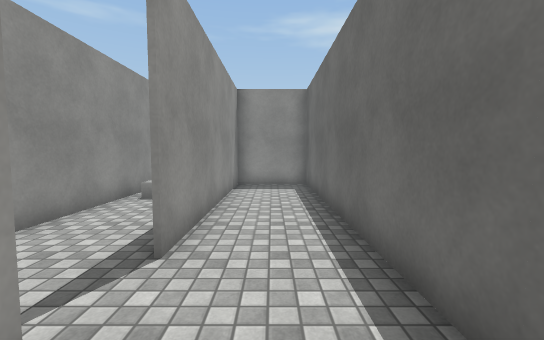
View 1 (above)

24 first-person views from a walk through a scene from a Unity 3-D project. The camera is 1.4 m above the floor, tilts 4° down and sees 90° across. Doors are open. The floor is counted in squares, 1 m on a side. Each view is taken from the middle of a square. On the plan, view 1 faces up. The plan holds only what a view shows up to about 13 squares ahead; the rest is blank. The player character is not drawn. Some surface patterns are stand-ins.

View 2
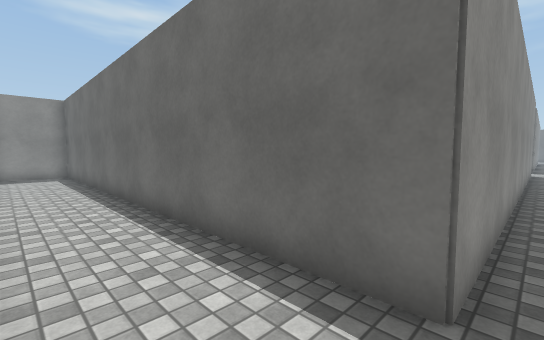

View 3
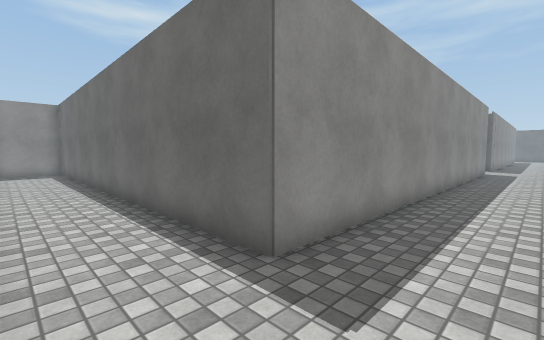

View 4
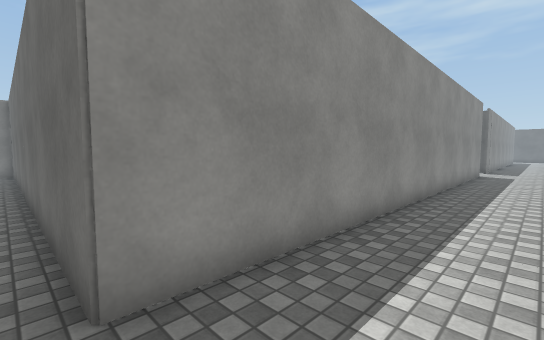

View 5
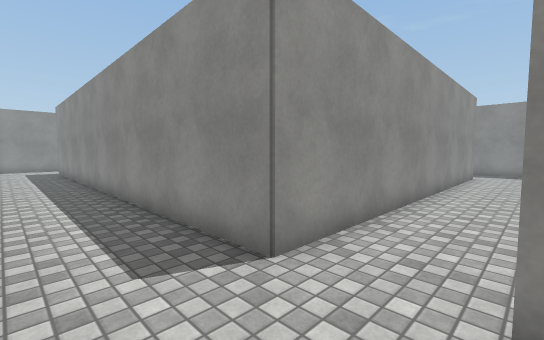

View 6
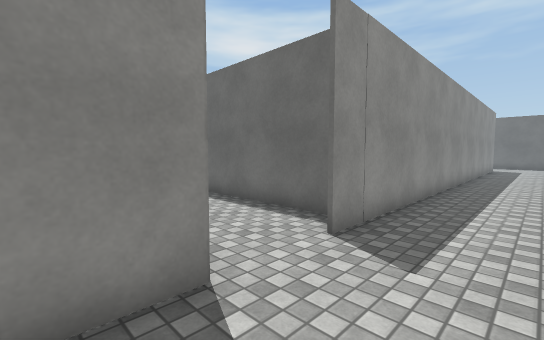

View 7
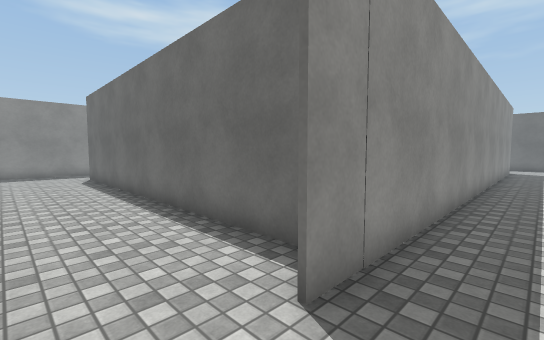

View 8
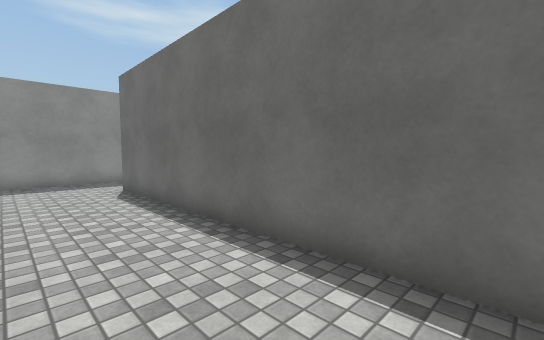

View 9
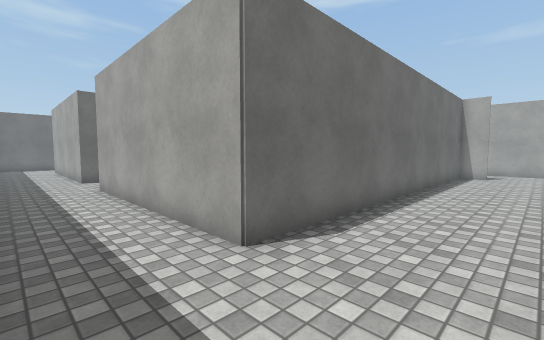

View 10
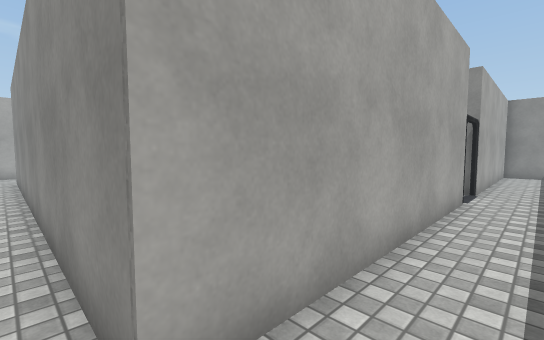

View 11
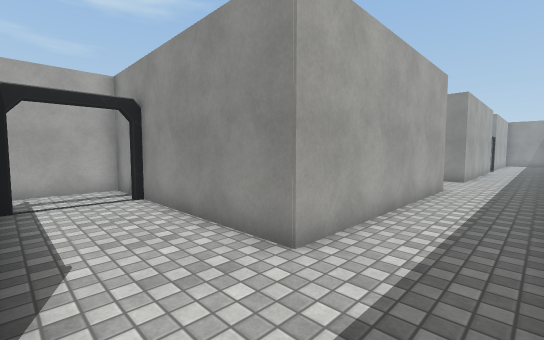

View 12
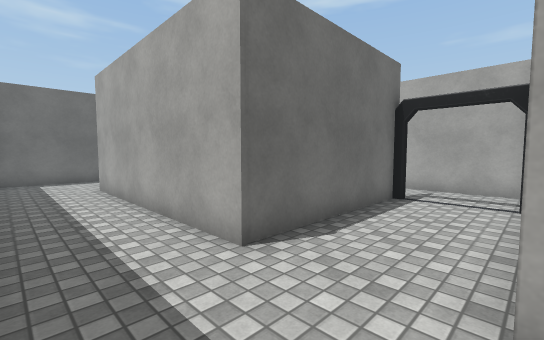

View 13
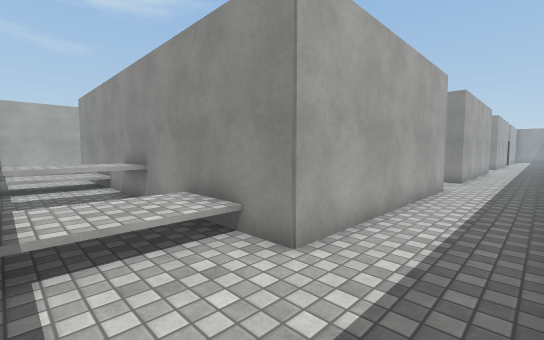

View 14
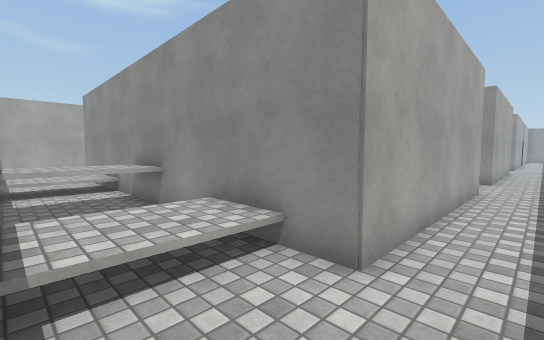

View 15
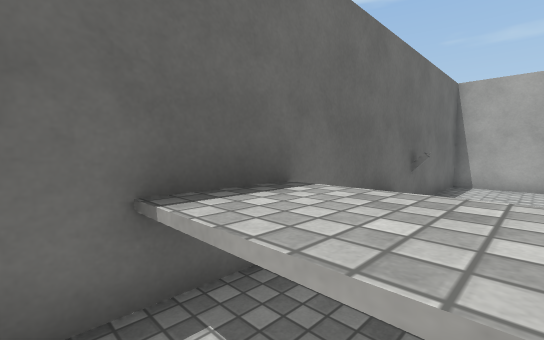

View 16
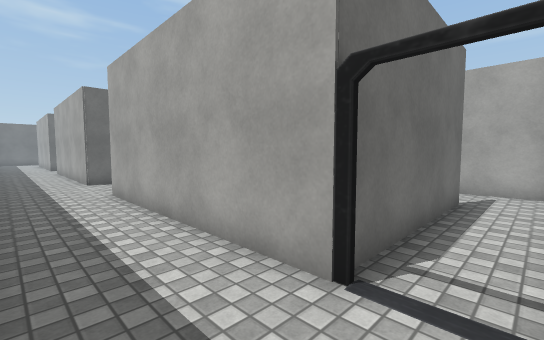

View 17
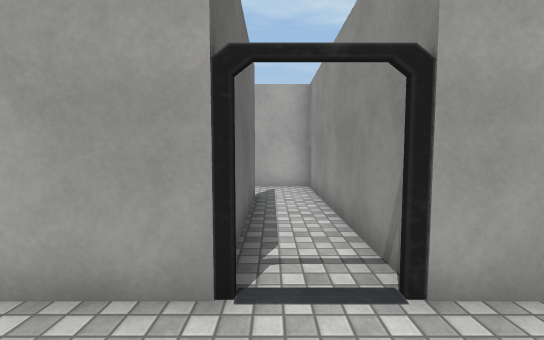

View 18
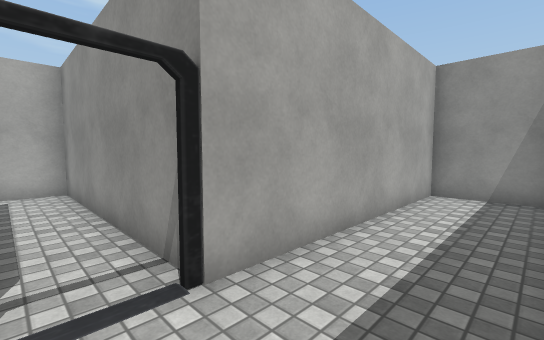

View 19
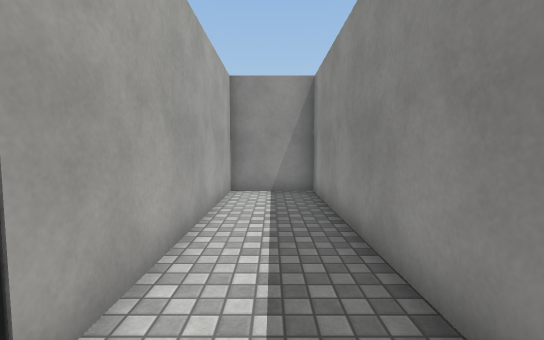

View 20
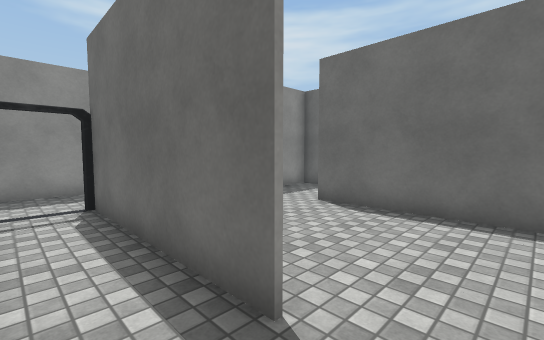

View 21
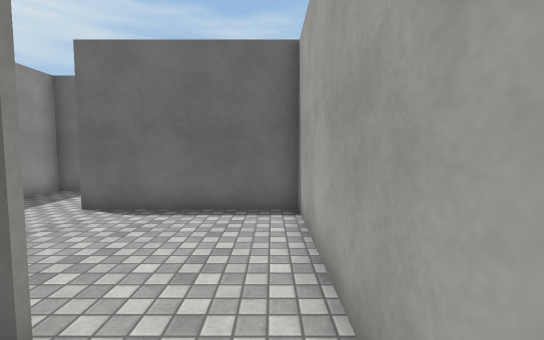

View 22
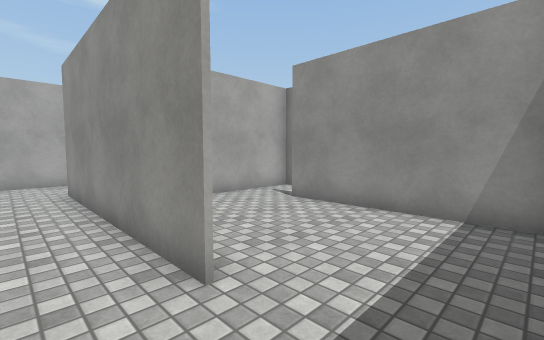

View 23
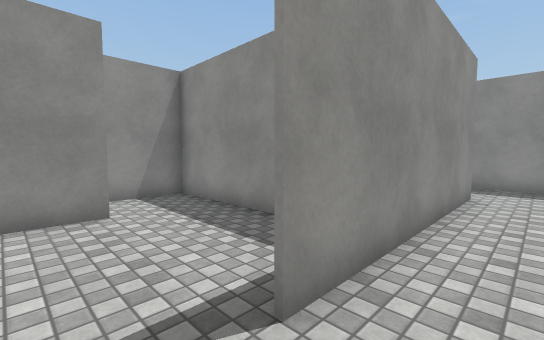

View 24
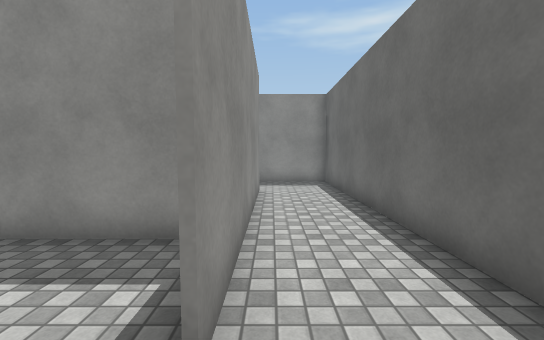

### Floor plan
Key: @ floor where view 1 was taken; # wall or solid block; . main floor; : floor 0.5 m higher than the main floor; D open door; ^ raised ledge; B block; O other object.
Columns run from 5 left of view 1 to 46 right of it. Each row starts with its distance up from view 1.
 12    ###############       #####
 11    #..#............................................#
 10 #  #..#............................................#
  9 #. #..#########..########...#########..#########...#
  8 #.B#..#       #..#......#...#       #..#       #...#
  7 #..#..#       #..#......#...#       #..#       #:::
  6 #..#..#       #..#......#...#       #..#       #:::
  5 #..#..#       #..#...#..#...#       #..#       #...
  4  ..#..#       #..#...#..#...#       #..#       #. .#
  3   ....#       #..#...#..#...#       #.D#       #DD^#
  2    ...#       #......#..#...#       #...       #^^^#
  1    #..#       #......#..#...#       #...       #^^^#
  0     .@#       ########..#...#       #####      #...#
 -1     ..#       #......#..#...#                  #:::#
 -2     ..#       #......#..#...#                  #:::#
 -3     ..#          #......#...#                  #...#
 -4     ..#          #......#...#                  #..O#
 -5     ..###################..################    #   #
 -6     .......................................     ...#
 -7      ......................................     ...#
 -8     . ...................................       ...#
 -9                                                 ####

Positions as (right, up) in squares from view 1, and headings:
1: (0, 0), facing up
2: (-1, -6), facing up-right
3: (-1, -8), facing up-right
4: (1, -8), facing up-right
5: (22, -8), facing up-left
6: (18, -8), facing up-right
7: (20, -7), facing up-right
8: (20, -2), facing up-right
9: (20, 11), facing down-right
10: (20, 10), facing down-left
11: (34, 11), facing down-left
12: (31, 11), facing down-right
13: (45, 11), facing down-left
14: (45, 10), facing down-left
15: (43, 4), facing down-right
16: (10, 11), facing down-right
17: (11, 11), facing down
18: (11, 11), facing down-left
19: (11, 10), facing left
20: (10, 1), facing up-right
21: (10, 1), facing right
22: (18, 8), facing down-left
23: (18, -4), facing up-left
24: (17, -4), facing up
